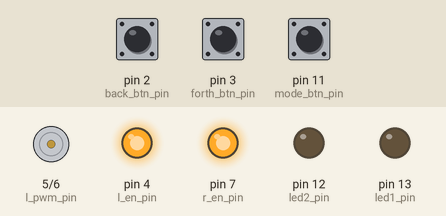
A sketch run on a simulated Arduino Uno, built with avr-gcc and run on an emulated ATmega328P. Shown: motor-driver pin pairs drawn as motors (green arrow = first pin HIGH = forward, orange = second pin HIGH = backward, longer = more drive), output pins drawn as LEDs (lit = HIGH). Dashed ring = blinking. Inputs (shaded band) come from the test bench; at power-on: pin 11 (mode_btn_pin) HIGH, pin 2 (back_btn_pin) HIGH, pin 3 (forth_btn_pin) HIGH.

Above: at 1.2 s.
1.3 s: pin 11 (mode_btn_pin) pulled LOW for 0.15 s
At 2.6 s:
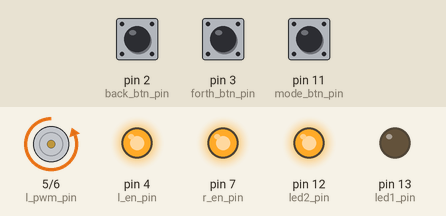
4.4 s: pin 11 (mode_btn_pin) pulled LOW for 1 s
At 6.0 s:
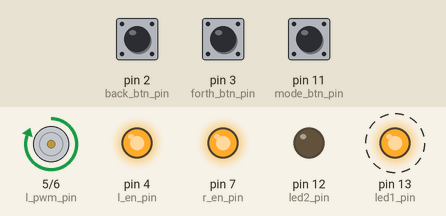
8.4 s: pin 2 (back_btn_pin) pulled LOW for 0.15 s
At 11.3 s:
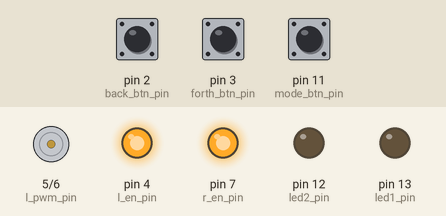
11.5 s: pin 2 (back_btn_pin) pulled LOW for 3.2 s
At 14.5 s:
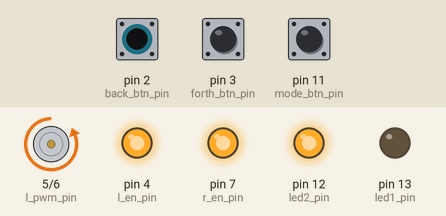
17.7 s: pin 3 (forth_btn_pin) pulled LOW for 3.2 s
At 18.6 s:
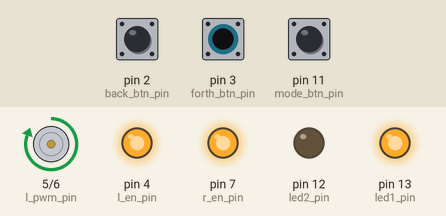
Timing chart, 0 to 22.4 s (numbered marks = the images above; inputs shaded):
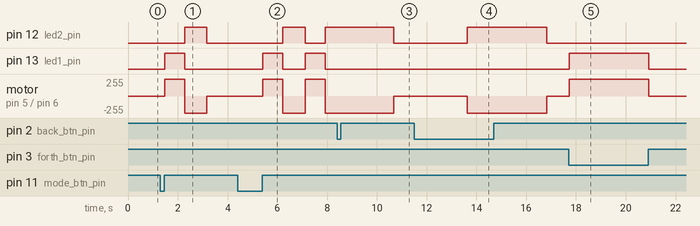

The sketch:

kick_emulator.ino
```cpp
#include "bsp.hpp"
#include "config.hpp"
#include "counter.hpp"


void setup() {

}


enum class Mode {
    manual,
    single,
    automatic,
};

enum class MotorState {
    stopped,
    moving_forth,
    moving_back,
    waiting,
};

hal::Counter counter;
bsp::Bsp& board = bsp::Bsp::take();
Mode mode = Mode::manual;
MotorState state = MotorState::stopped;


// Move forth and then back
Mode proceed_single(MotorState& state);
// Move forth and then back repeatedly
void proceed_automatic(MotorState& state);
// Control physical motor movement
void control_motor(bsp::Bsp& board, MotorState state);


void loop() {


    delay(1);
    board.update();

    // Mode control
    if (board.mode_button().was_released()) {
        if (mode == Mode::manual) {
            if (board.mode_button().get_press_duration() < 500) {
                mode = Mode::single;
            }
            else {
                mode = Mode::automatic;
            }
        }
        else {
            mode = Mode::manual;
        }
    }
    if (board.forth_button().was_pressed() || board.back_button().was_pressed()) {
        mode = Mode::manual;
    }

    // Manual mode
    if (mode == Mode::manual) {
        if (board.forth_button().is_pressed()) {
            state = MotorState::moving_forth;
        }
        else {
            if (board.back_button().is_pressed()) {
                state = MotorState::moving_back;
            }
            else {
                state = MotorState::stopped;
            }
        }
    }

    // Single mode
    if (mode == Mode::single) {
        mode = proceed_single(state);
    }

    // Automatic mode
    if (mode == Mode::automatic) {
        proceed_automatic(state);
    }

    // Actuators
    control_motor(board, state);
}


Mode proceed_single(MotorState& state) {
    static hal::Counter counter;

    switch (state)
    {
    case MotorState::stopped:
    case MotorState::waiting:
        state = MotorState::moving_forth;
        counter.reset();
        break;

    case MotorState::moving_forth:
        if (counter.is_timeout_passed(config::forth_moving_time)) {
            state = MotorState::moving_back;
        }
        break;

    case MotorState::moving_back:
        if (counter.is_timeout_passed(config::back_moving_time)) {
            state = MotorState::stopped;
            return Mode::manual;
        }
        break;
    }

    return Mode::single;
}

void proceed_automatic(MotorState& state) {
    static hal::Counter counter;

    switch (state)
    {
    case MotorState::stopped:
        state = MotorState::moving_forth;
        counter.reset();
        break;

    case MotorState::moving_forth:
        if (counter.is_timeout_passed(config::forth_moving_time)) {
            state = MotorState::moving_back;
        }
        break;

    case MotorState::moving_back:
        if (counter.is_timeout_passed(config::back_moving_time)) {
            state = MotorState::waiting;
        }
        break;

    case MotorState::waiting:
        if (counter.is_timeout_passed(config::waiting_time)) {
            state = MotorState::moving_forth;
        }
        break;
    }
}

void control_motor(bsp::Bsp& board, MotorState state) {
    switch (state)
    {
    case MotorState::stopped:
        board.stop_motor();
        board.led1().reset();
        board.led2().reset();
        break;

    case MotorState::moving_forth:
        board.move_forth();
        board.led1().set();
        board.led2().reset();
        break;

    case MotorState::moving_back:
        board.move_back();
        board.led1().reset();
        board.led2().set();
        break;

    case MotorState::waiting:
        board.stop_motor();
        board.led1().set();
        board.led2().set();
        break;
    }
}
```

bsp.hpp
```cpp
// Board support package
#pragma once


#include "button.hpp"
#include "pin.hpp"


namespace bsp
{

class Bsp
{
public:
    /// @return BSP instance
    static Bsp& take();

    /// @brief Update states of all the buttons. To be called once a 1ms
    void update();
    hal::Pin& led1();
    hal::Pin& led2();
    /// @brief Button to switch modes
    cmn::Button& mode_button();
    /// @brief Button to control rotation direction
    cmn::Button& forth_button();
    /// @brief Button to control rotation direction
    cmn::Button& back_button();
    /// @brief Control motor connected to reflector
    void move_forth();
    /// @brief Control motor connected to reflector
    void move_back();
    /// @brief Control motor connected to reflector
    void stop_motor();

private:
    Bsp();
    Bsp(const Bsp&) = delete;

    hal::Pin m_led1;
    hal::Pin m_led2;
    hal::Pin m_mode_button_pin;
    hal::Pin m_forth_button_pin;
    hal::Pin m_back_button_pin;
    cmn::Button m_mode_button;
    cmn::Button m_forth_button;
    cmn::Button m_back_button;
};

}
```

bsp.ino
```cpp
#include "bsp.hpp"
#include "config.hpp"

#include <Arduino.h>


namespace bsp
{


Bsp& Bsp::take() {
    static Bsp instance {};

    return instance;
}

Bsp::Bsp() :
    m_led1 {bsp::led1_pin, hal::PinMode::output},
    m_led2 {bsp::led2_pin, hal::PinMode::output},
    m_mode_button_pin {bsp::mode_btn_pin, hal::PinMode::input_pullup},
    m_forth_button_pin {bsp::forth_btn_pin, hal::PinMode::input_pullup},
    m_back_button_pin {bsp::back_btn_pin, hal::PinMode::input_pullup},
    m_mode_button {m_mode_button_pin, cmn::BtnType::active_low},
    m_forth_button {m_forth_button_pin, cmn::BtnType::active_low},
    m_back_button {m_back_button_pin, cmn::BtnType::active_low}
{
    hal::Pin r_en {bsp::r_en_pin, hal::PinMode::output};
    r_en.set();
    hal::Pin l_en {bsp::l_en_pin, hal::PinMode::output};
    l_en.set();
    hal::Pin r_pwm {bsp::r_pwm_pin, hal::PinMode::output};
    r_pwm.reset();
    hal::Pin l_pwm {bsp::l_pwm_pin, hal::PinMode::output};
    l_pwm.reset();
}

void Bsp::update() {
    m_mode_button.update();
    m_forth_button.update();
    m_back_button.update();
}

hal::Pin& Bsp::led1() {
    return m_led1;
}
hal::Pin& Bsp::led2() {
    return m_led2;
}

cmn::Button& Bsp::mode_button() {
    return m_mode_button;
}

cmn::Button& Bsp::forth_button() {
    return m_forth_button;
}

cmn::Button& Bsp::back_button() {
    return m_back_button;
}

void Bsp::move_forth() {
    analogWrite(bsp::r_pwm_pin, 0);
    analogWrite(bsp::l_pwm_pin, bsp::pwm_value);
}

void Bsp::move_back() {
    analogWrite(bsp::l_pwm_pin, 0);
    analogWrite(bsp::r_pwm_pin, bsp::pwm_value);
}

void Bsp::stop_motor() {
    analogWrite(bsp::l_pwm_pin, 0);
    analogWrite(bsp::r_pwm_pin, 0);
}


}
```

button.hpp
```cpp
// Button class
// Takes button pin as parameter
// Makes debouncing
// Detects current button state, press/release events, press duration
#pragma once

#include "pin.hpp"


namespace cmn
{

enum class BtnType
{
    active_low,
    active_high
};

class Button
{
public:
    // Button goes to pressed state after pin is pressed summary time in ms of debounce_interval
    Button(hal::Pin& pin, BtnType btn_type, uint8_t debounce_interval = 20)
        : m_pin{pin}
        , m_btn_type{btn_type}
        , m_debounce_interval{debounce_interval}
        , m_debounce_counter{1}
        , m_press_duration{0}
        , m_is_pressed{false}
        , m_was_pressed{false}
        , m_was_released{false}
    {}

    // should be called every 1ms
    void update();

    bool is_pressed()
    {
        return m_is_pressed;
    }
    bool was_pressed()
    {
        return return_and_reset(m_was_pressed);
    }
    bool was_released()
    {
        return return_and_reset(m_was_released);
    }
    uint16_t get_press_duration()
    {
        return m_press_duration;
    }

private:
    bool return_and_reset(bool& flag)
    {
        if (flag)
        {
            flag = false;
            return true;
        }
        else
        {
            return false;
        }
    }

    bool is_active()
    {
        bool active_state;

        switch (m_btn_type)
        {
        case BtnType::active_high:
            active_state = true;
            break;

        case BtnType::active_low:
            active_state = false;
            break;
        }

        return (m_pin.is_set() == active_state);
    }

    hal::Pin& m_pin;
    const BtnType m_btn_type;

    const uint8_t m_debounce_interval;
    uint8_t m_debounce_counter;
    uint16_t m_press_duration;

    bool m_is_pressed;
    bool m_was_pressed;
    bool m_was_released;
};


}
```

button.ino
```cpp
#include "button.hpp"


namespace cmn
{

void Button::update()
{
    bool prev_state = m_is_pressed;

    if (is_active())
    {
        m_debounce_counter += 1;
    }
    else
    {
        m_debounce_counter -= 1;
    }

    if (m_debounce_counter >= m_debounce_interval)
    {
        m_debounce_counter = m_debounce_interval;
        m_is_pressed = true;
        m_press_duration += 1;
    }
    if (m_debounce_counter <= 1)
    {
        m_debounce_counter = 1;
        m_is_pressed = false;
    }

    if ( (m_is_pressed == true) && (prev_state == false) )
    {
        m_was_pressed = true;
        m_press_duration = 0;
    }
    if ( (m_is_pressed == false) && (prev_state == true) )
    {
        m_was_released = true;
    }

}

}
```

counter.hpp
```cpp
// Timeout counter
#pragma once

#include <Arduino.h>


namespace hal
{

/// Gets current time and compares it with the specified timeout
class Counter
{
public:
    Counter();

    /// @brief Check if specified timeout has passed; in that case reset counting
    /// @param timeout in milliseconds
    /// @return True if timeout passed; False otherwise
    bool is_timeout_passed(uint32_t timeout_ms);

    /// @brief Checking for timeout passed always returns False
    void disable();

    /// @brief Reset counter and start counting
    void enable();

    /// @brief Start counting ticks from the current tick number
    void reset();

private:
    Counter(const Counter&) = delete;

    uint32_t m_start_time;
    /// @brief Is inactiv and always returns False
    bool m_disabled{false};
};

}
```

counter.ino
```cpp
#include "counter.hpp"


namespace hal
{

Counter::Counter()
{
    enable();
}

bool Counter::is_timeout_passed(uint32_t timeout)
{
    if (m_disabled)
    {
        return false;
    }

    if (millis() - m_start_time >= timeout)
    {
        reset();
        return true;
    }
    else
    {
        return false;
    }
}

void Counter::disable()
{
    m_disabled = true;
}

void Counter::enable()
{
    m_disabled = false;
    reset();
}

void Counter::reset()
{
    m_start_time = millis();
}
}
```

pin.hpp
```cpp
// Pin wrapper
#pragma once

#include <Arduino.h>


namespace hal
{

enum class PinMode
{
    input,
    input_pullup,
    output,
};


class Pin
{
public:
    Pin(uint8_t pin_number, PinMode mode);
    Pin(const Pin&) = delete;
    Pin& operator=(const Pin&) = delete;

    void set();
    void reset();
    void toggle();
    bool is_set();
    bool is_reset();

private:
    uint8_t pin;
};


}


namespace hal
{

Pin::Pin(uint8_t pin_number, PinMode mode):
    pin{pin_number}
{
    switch (mode)
    {
    case PinMode::input:
        pinMode(pin, INPUT);
        break;

    case PinMode::input_pullup:
        pinMode(pin, INPUT_PULLUP);
        break;

    case PinMode::output:
        pinMode(pin, OUTPUT);
        break;
    }
}

void Pin::set()
{
    digitalWrite(pin, HIGH);
}

void Pin::reset()
{
    digitalWrite(pin, LOW);
}

void Pin::toggle()
{
    if (is_set())
    {
        reset();
    }
    else
    {
        set();
    }
}

bool Pin::is_set()
{
    return digitalRead(pin) == HIGH;
}

bool Pin::is_reset()
{
    return digitalRead(pin) == LOW;
}


}
```

config.hpp
```cpp
#pragma once

#include <Arduino.h>


namespace config
{

// Timings in ms
constexpr uint16_t forth_moving_time = 800;
constexpr uint16_t back_moving_time = 900;
constexpr uint16_t waiting_time = 10;

}


// HW config
namespace bsp
{

// On-board LEDs
constexpr uint8_t led1_pin = 13;
constexpr uint8_t led2_pin = 12;

// Button pins
constexpr uint8_t mode_btn_pin = 11;
constexpr uint8_t forth_btn_pin = 3;
constexpr uint8_t back_btn_pin = 2;

// HW-039 motor driver control pins
constexpr uint8_t r_pwm_pin = 6;
constexpr uint8_t l_pwm_pin = 5;
constexpr uint8_t r_en_pin = 7;
constexpr uint8_t l_en_pin = 4;

// PWM value for motor control pins
constexpr uint8_t pwm_value = 0xFF;

}
```

Measured:
- after the input at 1.3 s, pin 12 (led2_pin): LOW → HIGH after 0.97 s, → LOW 0.90 s later; pin 13 (led1_pin): LOW → HIGH after 0.17 s, → LOW 0.80 s later; motor on pin 5 (l_pwm_pin) / pin 6 (r_pwm_pin): stopped → forward 255/255 after 0.17 s, → backward 255/255 0.80 s later, → stopped 0.90 s later
- after the input at 4.4 s, pin 12 (led2_pin): LOW → HIGH after 1.8 s, → LOW 0.91 s later, → HIGH 0.80 s later; pin 13 (led1_pin): alternates HIGH for 0.81 s and LOW for 0.90 s, starting after 1.0 s; motor on pin 5 (l_pwm_pin) / pin 6 (r_pwm_pin): alternates forward 255/255 for 0.81 s and backward 255/255 for 0.90 s, starting after 1.0 s
- after the input at 8.4 s, pin 13 (led1_pin): stops changing and stays LOW
- after the input at 11.5 s, pin 12 (led2_pin): LOW → HIGH after 2.1 s, → LOW 3.2 s later; motor on pin 5 (l_pwm_pin) / pin 6 (r_pwm_pin): stopped → backward 255/255 after 2.1 s, → stopped 3.2 s later
- after the input at 17.7 s, pin 13 (led1_pin): LOW → HIGH at once, → LOW 3.2 s later; motor on pin 5 (l_pwm_pin) / pin 6 (r_pwm_pin): stopped → forward 255/255 at once, → stopped 3.2 s later
